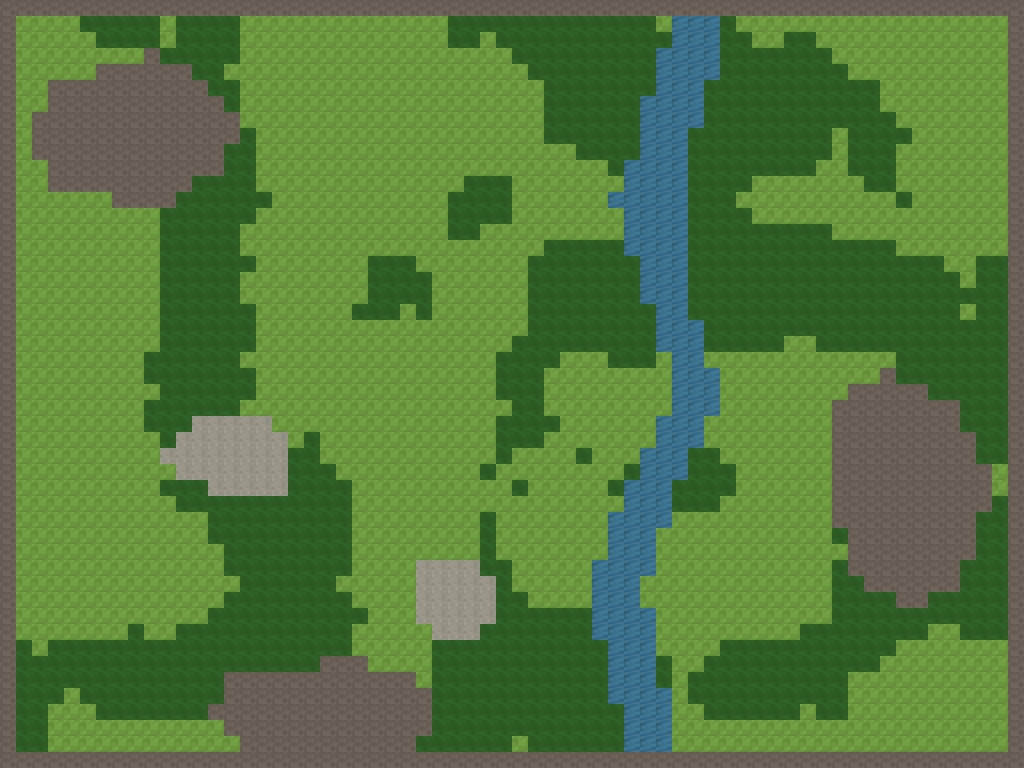

A level layout from a 2D game, rendered from its tile map. Below: a short description, then the map file with its tile-grid data intact:
An orthogonal 64x48 tile map with 16x16 px tiles, 1 tile layer (ground) and 1 object (storehouse).

<map version="1.10" tiledversion="1.10.2" orientation="orthogonal" renderorder="right-down" width="64" height="48" tilewidth="16" tileheight="16" infinite="0" nextlayerid="3" nextobjectid="2">
 <tileset firstgid="1" source="tiles.tsx" />
 <layer id="1" name="ground" width="64" height="48">
  <data encoding="csv">
5,5,5,5,5,5,5,5,5,5,5,5,5,5,5,5,5,5,5,5,5,5,5,5,5,5,5,5,5,5,5,5,5,5,5,5,5,5,5,5,5,5,5,5,5,5,5,5,5,5,5,5,5,5,5,5,5,5,5,5,5,5,5,5,
5,1,1,1,1,2,2,2,2,2,1,2,2,2,2,1,1,1,1,1,1,1,1,1,1,1,1,1,2,2,2,2,2,2,2,2,2,2,2,2,2,1,4,4,4,2,1,1,1,1,1,1,1,1,1,1,1,1,1,1,1,1,1,5,
5,1,1,1,1,1,2,2,2,2,1,2,2,2,2,1,1,1,1,1,1,1,1,1,1,1,1,1,2,2,1,2,2,2,2,2,2,2,2,2,2,2,4,4,4,2,2,1,1,2,2,1,1,1,1,1,1,1,1,1,1,1,1,5,
5,1,1,1,1,1,1,1,1,5,2,2,2,2,2,1,1,1,1,1,1,1,1,1,1,1,1,1,1,1,1,1,2,2,2,2,2,2,2,2,2,4,4,4,4,2,2,2,2,2,2,2,1,1,1,1,1,1,1,1,1,1,1,5,
5,1,1,1,1,1,5,5,5,5,5,5,2,2,1,1,1,1,1,1,1,1,1,1,1,1,1,1,1,1,1,1,1,2,2,2,2,2,2,2,2,4,4,4,4,2,2,2,2,2,2,2,2,1,1,1,1,1,1,1,1,1,1,5,
5,1,1,5,5,5,5,5,5,5,5,5,5,2,2,1,1,1,1,1,1,1,1,1,1,1,1,1,1,1,1,1,1,1,2,2,2,2,2,2,2,4,4,4,2,2,2,2,2,2,2,2,2,2,2,1,1,1,1,1,1,1,1,5,
5,1,1,5,5,5,5,5,5,5,5,5,5,5,2,1,1,1,1,1,1,1,1,1,1,1,1,1,1,1,1,1,1,1,2,2,2,2,2,2,4,4,4,4,2,2,2,2,2,2,2,2,2,2,2,1,1,1,1,1,1,1,1,5,
5,1,5,5,5,5,5,5,5,5,5,5,5,5,5,1,1,1,1,1,1,1,1,1,1,1,1,1,1,1,1,1,1,1,2,2,2,2,2,2,4,4,4,4,2,2,2,2,2,2,2,2,2,2,2,2,1,1,1,1,1,1,1,5,
5,1,5,5,5,5,5,5,5,5,5,5,5,5,5,2,1,1,1,1,1,1,1,1,1,1,1,1,1,1,1,1,1,1,2,2,2,2,2,2,4,4,4,2,2,2,2,2,2,2,2,2,1,2,2,2,2,1,1,1,1,1,1,5,
5,1,5,5,5,5,5,5,5,5,5,5,5,5,2,2,1,1,1,1,1,1,1,1,1,1,1,1,1,1,1,1,1,1,1,1,2,2,2,2,4,4,4,2,2,2,2,2,2,2,2,2,1,2,2,2,1,1,1,1,1,1,1,5,
5,1,1,5,5,5,5,5,5,5,5,5,5,5,2,2,1,1,1,1,1,1,1,1,1,1,1,1,1,1,1,1,1,1,1,1,1,1,2,4,4,4,4,2,2,2,2,2,2,2,2,1,1,2,2,2,1,1,1,1,1,1,1,5,
5,1,1,5,5,5,5,5,5,5,5,5,2,2,2,2,1,1,1,1,1,1,1,1,1,1,1,1,1,2,2,2,1,1,1,1,1,1,1,4,4,4,4,2,2,2,2,1,1,1,1,1,1,1,2,2,1,1,1,1,1,1,1,5,
5,1,1,1,1,1,1,5,5,5,5,2,2,2,2,2,2,1,1,1,1,1,1,1,1,1,1,1,2,2,2,2,1,1,1,1,1,1,4,4,4,4,4,2,2,2,1,1,1,1,1,1,1,1,1,1,2,1,1,1,1,1,1,5,
5,1,1,1,1,1,1,1,1,1,2,2,2,2,2,2,1,1,1,1,1,1,1,1,1,1,1,1,2,2,2,2,1,1,1,1,1,1,1,4,4,4,4,2,2,2,2,1,1,1,1,1,1,1,1,1,1,1,1,1,1,1,1,5,
5,1,1,1,1,1,1,1,1,1,2,2,2,2,2,1,1,1,1,1,1,1,1,1,1,1,1,1,2,2,1,1,1,1,1,1,1,1,1,4,4,4,4,2,2,2,2,2,2,2,2,2,1,1,1,1,1,1,1,1,1,1,1,5,
5,1,1,1,1,1,1,1,1,1,2,2,2,2,2,1,1,1,1,1,1,1,1,1,1,1,1,1,1,1,1,1,1,1,2,2,2,2,2,4,4,4,4,2,2,2,2,2,2,2,2,2,2,2,2,2,1,1,1,1,1,1,1,5,
5,1,1,1,1,1,1,1,1,1,2,2,2,2,2,2,1,1,1,1,1,1,1,2,2,2,1,1,1,1,1,1,1,2,2,2,2,2,2,2,4,4,4,2,2,2,2,2,2,2,2,2,2,2,2,2,2,2,2,1,1,2,2,5,
5,1,1,1,1,1,1,1,1,1,2,2,2,2,2,1,1,1,1,1,1,1,1,2,2,2,2,1,1,1,1,1,1,2,2,2,2,2,2,2,4,4,4,2,2,2,2,2,2,2,2,2,2,2,2,2,2,2,2,2,1,2,2,5,
5,1,1,1,1,1,1,1,1,1,2,2,2,2,2,1,1,1,1,1,1,1,1,2,2,2,2,1,1,1,1,1,1,2,2,2,2,2,2,2,4,4,4,2,2,2,2,2,2,2,2,2,2,2,2,2,2,2,2,2,2,2,2,5,
5,1,1,1,1,1,1,1,1,1,2,2,2,2,2,2,1,1,1,1,1,1,2,2,2,1,2,1,1,1,1,1,1,2,2,2,2,2,2,2,2,4,4,2,2,2,2,2,2,2,2,2,2,2,2,2,2,2,2,2,1,2,2,5,
5,1,1,1,1,1,1,1,1,1,2,2,2,2,2,2,1,1,1,1,1,1,1,1,1,1,1,1,1,1,1,1,1,2,2,2,2,2,2,2,2,4,4,4,2,2,2,2,2,2,2,2,2,2,2,2,2,2,2,2,2,2,2,5,
5,1,1,1,1,1,1,1,1,1,2,2,2,2,2,2,1,1,1,1,1,1,1,1,1,1,1,1,1,1,1,1,2,2,2,2,2,2,2,2,2,4,4,4,2,2,2,2,2,1,1,2,2,2,2,2,2,2,2,2,2,2,2,5,
5,1,1,1,1,1,1,1,1,2,2,2,2,2,2,1,1,1,1,1,1,1,1,1,1,1,1,1,1,1,1,2,2,2,2,1,1,1,2,2,2,1,4,4,1,1,1,1,1,1,1,1,1,1,1,1,2,2,2,2,2,2,2,5,
5,1,1,1,1,1,1,1,1,2,2,2,2,2,2,2,1,1,1,1,1,1,1,1,1,1,1,1,1,1,1,2,2,2,1,1,1,1,1,1,1,1,4,4,4,1,1,1,1,1,1,1,1,1,1,5,2,2,2,2,2,2,2,5,
5,1,1,1,1,1,1,1,1,1,2,2,2,2,2,2,1,1,1,1,1,1,1,1,1,1,1,1,1,1,1,2,2,2,1,1,1,1,1,1,1,1,4,4,4,1,1,1,1,1,1,1,1,5,5,5,5,5,2,2,2,2,2,5,
5,1,1,1,1,1,1,1,1,2,2,2,2,2,2,1,1,1,1,1,1,1,1,1,1,1,1,1,1,1,1,1,2,2,1,1,1,1,1,1,1,1,4,4,4,1,1,1,1,1,1,1,5,5,5,5,5,5,5,5,2,2,2,5,
5,1,1,1,1,1,1,1,1,2,2,2,3,3,3,3,3,1,1,1,1,1,1,1,1,1,1,1,1,1,1,2,2,2,2,1,1,1,1,1,1,4,4,4,1,1,1,1,1,1,1,1,5,5,5,5,5,5,5,5,2,2,2,5,
5,1,1,1,1,1,1,1,1,1,2,3,3,3,3,3,3,3,1,2,1,1,1,1,1,1,1,1,1,1,1,2,2,2,1,1,1,1,1,1,1,4,4,4,1,1,1,1,1,1,1,1,5,5,5,5,5,5,5,5,5,2,2,5,
5,1,1,1,1,1,1,1,1,1,3,3,3,3,3,3,3,3,2,2,1,1,1,1,1,1,1,1,1,1,1,2,1,1,1,1,2,1,1,1,4,4,4,2,2,1,1,1,1,1,1,1,5,5,5,5,5,5,5,5,5,2,2,5,
5,1,1,1,1,1,1,1,1,1,1,3,3,3,3,3,3,3,2,2,2,1,1,1,1,1,1,1,1,1,2,1,1,1,1,1,1,1,1,2,4,4,4,2,2,2,1,1,1,1,1,1,5,5,5,5,5,5,5,5,5,5,1,5,
5,1,1,1,1,1,1,1,1,1,2,2,2,3,3,3,3,3,2,2,2,2,1,1,1,1,1,1,1,1,1,1,2,1,1,1,1,1,2,4,4,4,2,2,2,2,1,1,1,1,1,1,5,5,5,5,5,5,5,5,5,5,1,5,
5,1,1,1,1,1,1,1,1,1,1,2,2,2,2,2,2,2,2,2,2,2,1,1,1,1,1,1,1,1,1,1,1,1,1,1,1,1,1,4,4,4,2,2,2,1,1,1,1,1,1,1,5,5,5,5,5,5,5,5,5,5,2,5,
5,1,1,1,1,1,1,1,1,1,1,1,1,2,2,2,2,2,2,2,2,2,1,1,1,1,1,1,1,1,2,1,1,1,1,1,1,1,4,4,4,4,1,1,1,1,1,1,1,1,1,1,5,5,5,5,5,5,5,5,5,2,2,5,
5,1,1,1,1,1,1,1,1,1,1,1,1,2,2,2,2,2,2,2,2,2,1,1,1,1,1,1,1,1,2,1,1,1,1,1,1,1,4,4,4,1,1,1,1,1,1,1,1,1,1,1,2,5,5,5,5,5,5,5,5,2,2,5,
5,1,1,1,1,1,1,1,1,1,1,1,1,1,2,2,2,2,2,2,2,2,1,1,1,1,1,1,1,1,2,1,1,1,1,1,1,1,4,4,4,1,1,1,1,1,1,1,1,1,1,1,1,5,5,5,5,5,5,5,5,2,2,5,
5,1,1,1,1,1,1,1,1,1,1,1,1,1,2,2,2,2,2,2,2,2,1,1,1,1,3,3,3,3,2,2,1,1,1,1,1,4,4,4,4,1,1,1,1,1,1,1,1,1,1,1,2,5,5,5,5,5,5,5,2,2,2,5,
5,1,1,1,1,1,1,1,1,1,1,1,1,1,1,2,2,2,2,2,2,1,1,1,1,1,3,3,3,3,3,2,1,1,1,1,1,4,4,4,1,1,1,1,1,1,1,1,1,1,1,1,2,2,5,5,5,5,5,5,2,2,2,5,
5,1,1,1,1,1,1,1,1,1,1,1,1,1,2,2,2,2,2,2,2,2,1,1,1,1,3,3,3,3,3,2,2,1,1,1,1,4,4,4,1,1,1,1,1,1,1,1,1,1,1,1,2,2,2,2,5,5,2,2,2,2,2,5,
5,1,1,1,1,1,1,1,1,1,1,1,1,2,2,2,2,2,2,2,2,2,2,1,1,1,3,3,3,3,3,2,2,2,2,2,2,4,4,4,4,1,1,1,1,1,1,1,1,1,1,1,2,2,2,2,2,2,2,2,2,2,2,5,
5,1,1,1,1,1,1,1,2,1,1,2,2,2,2,2,2,2,2,2,2,2,1,1,1,1,1,3,3,3,2,2,2,2,2,2,2,4,4,4,4,1,1,1,1,1,1,1,1,1,2,2,2,2,2,2,2,2,1,1,2,2,2,5,
5,2,1,2,2,2,2,2,2,2,2,2,2,2,2,2,2,2,2,2,2,2,1,1,1,1,1,2,2,2,2,2,2,2,2,2,2,2,4,4,4,1,1,1,1,2,2,2,2,2,2,2,2,2,2,2,1,1,1,1,1,1,1,5,
5,2,2,2,2,2,2,2,2,2,2,2,2,2,2,2,2,2,2,2,5,5,5,1,1,1,1,2,2,2,2,2,2,2,2,2,2,2,4,4,4,2,1,1,2,2,2,2,2,2,2,2,2,2,2,1,1,1,1,1,1,1,1,5,
5,2,2,2,2,2,2,2,2,2,2,2,2,2,5,5,5,5,5,5,5,5,5,5,5,5,1,2,2,2,2,2,2,2,2,2,2,2,4,4,4,2,1,2,2,2,2,2,2,2,2,2,2,1,1,1,1,1,1,1,1,1,1,5,
5,2,2,2,1,2,2,2,2,2,2,2,2,2,5,5,5,5,5,5,5,5,5,5,5,5,5,2,2,2,2,2,2,2,2,2,2,2,4,4,4,4,1,2,2,2,2,2,2,2,2,2,2,1,1,1,1,1,1,1,1,1,1,5,
5,2,2,1,1,1,2,2,2,2,2,2,2,5,5,5,5,5,5,5,5,5,5,5,5,5,5,2,2,2,2,2,2,2,2,2,2,2,2,4,4,4,1,1,2,2,2,2,2,2,1,2,2,1,1,1,1,1,1,1,1,1,1,5,
5,2,2,1,1,1,1,1,1,1,1,1,1,1,5,5,5,5,5,5,5,5,5,5,5,5,5,2,2,2,2,2,2,2,2,2,2,2,2,4,4,4,1,1,1,1,1,1,1,1,1,1,1,1,1,1,1,1,1,1,1,1,1,5,
5,2,2,1,1,1,1,1,1,1,1,1,1,1,1,5,5,5,5,5,5,5,5,5,5,5,2,2,2,2,2,2,1,2,2,2,2,2,2,4,4,4,1,1,1,1,1,1,1,1,1,1,1,1,1,1,1,1,1,1,1,1,1,5,
5,5,5,5,5,5,5,5,5,5,5,5,5,5,5,5,5,5,5,5,5,5,5,5,5,5,5,5,5,5,5,5,5,5,5,5,5,5,5,5,5,5,5,5,5,5,5,5,5,5,5,5,5,5,5,5,5,5,5,5,5,5,5,5
</data>
 </layer>
 <objectgroup id="2" name="things">
  <object id="1" type="storehouse" x="384" y="368" width="48" height="32" />
 </objectgroup>
</map>
